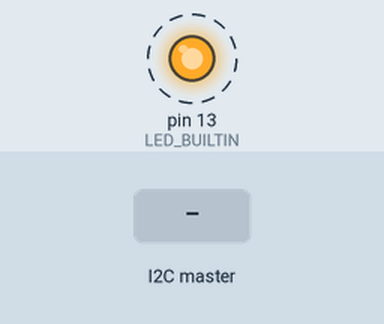
Bench run of a sketch on a simulated Arduino Uno, built with avr-gcc and run on an emulated ATmega328P. Shown: output pins drawn as LEDs (lit = HIGH). Dashed ring = blinking. The inputs (shaded band) are chosen by the test bench. What the sketch prints to the serial monitor is not drawn.

Above: at 1.26 s.
1.3 s: the I2C master sends the byte 1
4.3 s: the I2C master sends the byte 90
7.3 s: the I2C master sends the byte 200
Timing chart, 0 to 16.3 s (numbered marks = the images above; inputs shaded):
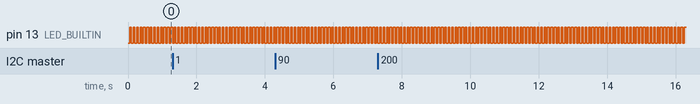

Measured:
- by itself, pin 13 (LED_BUILTIN): alternates HIGH for 0.05 s and LOW for 0.05 s

The sketch:

seeedPeripheralTestCode.ino
```cpp
// Include Arduino Wire library for I2C
#include <Wire.h>

// Define Slave I2C Address
#define SLAVE_ADDR 9

// Define Slave answer size
#define ANSWERSIZE 5

// Define string with response to Master
String answer = "Hello";

void setup() {

// Initialize I2C communications as Slave
Wire.begin(SLAVE_ADDR);

// Function to run when data requested from master
Wire.onRequest(*requestEvent);

// Function to run when data received from master
Wire.onReceive(*receiveEvent);

pinMode(LED_BUILTIN, OUTPUT);

// Setup Serial Monitor
Serial.begin(9600);
Serial.println("I2C Slave Demonstration");
}

void receiveEvent(int howmany) {
byte x = 0;
if (howmany == 0) {
return;
}

// Read while data received
while (Wire.available()) {
x = Wire.read();
}

// Print to Serial Monitor
Serial.print("\nReceive event - data receviced = ");
Serial.println(x,HEX);
}

void requestEvent() {

// Setup byte variable in the correct size
byte response[ANSWERSIZE];

// Format answer as array
for (byte i=0;i<ANSWERSIZE;i++) {
response[i] = (byte)answer.charAt(i);
}

// Send response back to Master
Wire.write(response,sizeof(response));

// Print to Serial Monitor
Serial.println("Request event - data sent");
}

void loop() {

// Time delay in loop
delay(50);
digitalWrite(LED_BUILTIN, HIGH);
delay(50);
digitalWrite(LED_BUILTIN, LOW);

}
```
